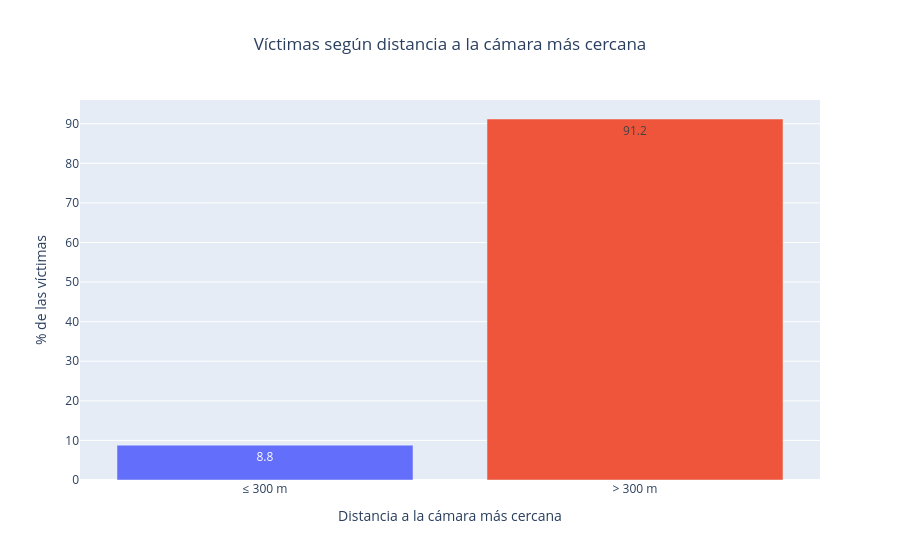

The notebook cell saved with this chart:
### Code cell
pct_cerca = (victimas_camaras_2019[victimas_camaras_dist] <= RADIO).mean() * 100
pct_lejos = 100 - pct_cerca
print(f"A {RADIO} m o menos: {pct_cerca:.1f}%  |  Más lejos: {pct_lejos:.1f}%")

g1 = pd.DataFrame([[f"≤ {RADIO} m", pct_cerca], [f"> {RADIO} m", pct_lejos]],
                  columns=["zona", "pct"])

fig1 = px.bar(g1, x="zona", y="pct", text_auto=".1f", color="zona",
              title="Víctimas según distancia a la cámara más cercana")
fig1.update_layout(yaxis_title="% de las víctimas", showlegend=False, title_x=0.5, xaxis_title="Distancia a la cámara más cercana")
fig1.show()

### Figure 1 — Plotly figure (JSON) as saved in the notebook; plotly's stock layout.template omitted (floating-point values rounded to 4 significant figures)
{"data": [{"hovertemplate": "zona=%{x}<br>pct=%{y}<extra></extra>", "legendgroup": "≤ 300 m", "marker": {"color": "#636efa", "pattern": {"shape": ""}}, "name": "≤ 300 m", "orientation": "v", "showlegend": true, "textposition": "auto", "texttemplate": "%{y:.1f}", "type": "bar", "x": ["≤ 300 m"], "xaxis": "x", "y": [8.805], "yaxis": "y"}, {"hovertemplate": "zona=%{x}<br>pct=%{y}<extra></extra>", "legendgroup": "> 300 m", "marker": {"color": "#EF553B", "pattern": {"shape": ""}}, "name": "> 300 m", "orientation": "v", "showlegend": true, "textposition": "auto", "texttemplate": "%{y:.1f}", "type": "bar", "x": ["> 300 m"], "xaxis": "x", "y": [91.2], "yaxis": "y"}], "layout": {"barmode": "relative", "legend": {"title": {"text": "zona"}, "tracegroupgap": 0}, "showlegend": false, "title": {"text": "Víctimas según distancia a la cámara más cercana", "x": 0.5}, "xaxis": {"anchor": "y", "categoryarray": ["≤ 300 m", "> 300 m"], "categoryorder": "array", "domain": [0, 1], "title": {"text": "Distancia a la cámara más cercana"}}, "yaxis": {"anchor": "x", "domain": [0, 1], "title": {"text": "% de las víctimas"}}}}
